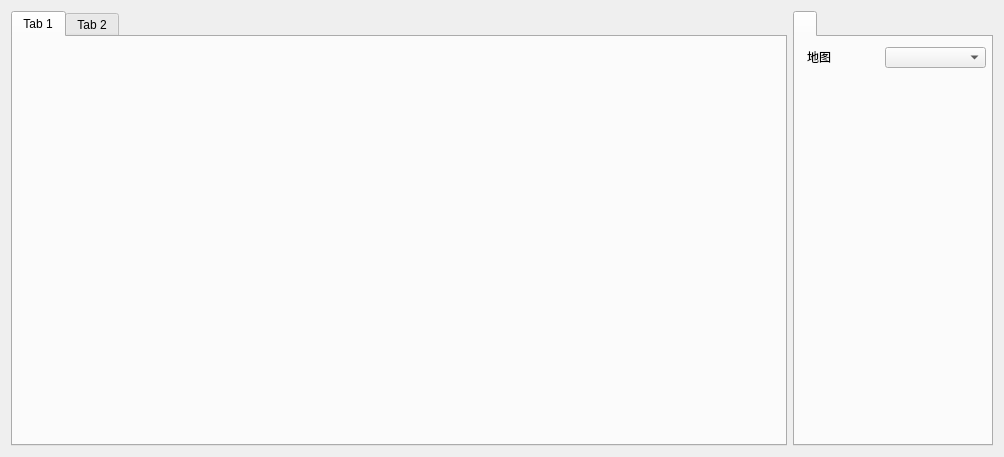
<?xml version="1.0" encoding="UTF-8"?>
<ui version="4.0">
 <class>MapIndex</class>
 <widget class="QWidget" name="MapIndex">
  <property name="geometry">
   <rect>
    <x>0</x>
    <y>0</y>
    <width>1004</width>
    <height>457</height>
   </rect>
  </property>
  <property name="windowTitle">
   <string>地图相关</string>
  </property>
  <property name="windowIcon">
   <iconset resource="../ResourceFile.qrc">
    <normaloff>:/img/images/msg_question.png</normaloff>:/img/images/msg_question.png</iconset>
  </property>
  <layout class="QHBoxLayout" name="horizontalLayout">
   <item>
    <widget class="QTabWidget" name="tabWidget">
     <widget class="QWidget" name="tab">
      <attribute name="title">
       <string>Tab 1</string>
      </attribute>
     </widget>
     <widget class="QWidget" name="tab_2">
      <attribute name="title">
       <string>Tab 2</string>
      </attribute>
     </widget>
    </widget>
   </item>
   <item>
    <widget class="QTabWidget" name="tabWidget">
     <property name="sizePolicy">
      <sizepolicy hsizetype="Expanding" vsizetype="Preferred">
       <horstretch>0</horstretch>
       <verstretch>0</verstretch>
      </sizepolicy>
     </property>
     <property name="maximumSize">
      <size>
       <width>200</width>
       <height>16777215</height>
      </size>
     </property>
     <widget class="QWidget" name="tabWidgetPage1" native="true">
      <attribute name="title">
       <string/>
      </attribute>
      <widget class="QComboBox" name="comboBox">
       <property name="geometry">
        <rect>
         <x>90</x>
         <y>10</y>
         <width>101</width>
         <height>21</height>
        </rect>
       </property>
      </widget>
      <widget class="QLabel" name="label">
       <property name="geometry">
        <rect>
         <x>12</x>
         <y>10</y>
         <width>61</width>
         <height>20</height>
        </rect>
       </property>
       <property name="text">
        <string>地图</string>
       </property>
      </widget>
     </widget>
    </widget>
   </item>
  </layout>
 </widget>
 <resources>
  <include location="../ResourceFile.qrc"/>
 </resources>
 <connections/>
</ui>
